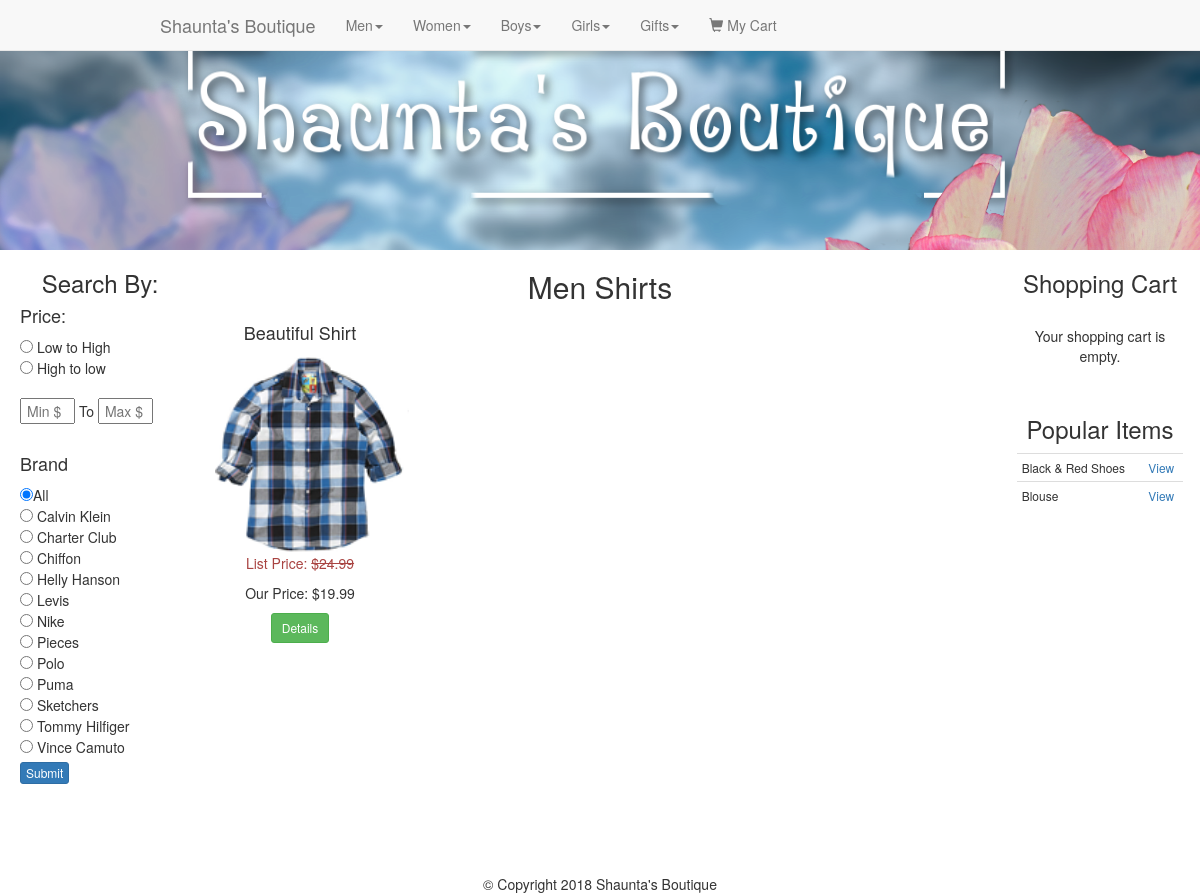
/category.php?cat=5, run on the app's committed database.
### tables this page shows
CREATE TABLE `categories` (
  `id` int(11) NOT NULL,
  `category` varchar(255) NOT NULL,
  `parent` int(11) NOT NULL DEFAULT 0
);

CREATE TABLE `brand` (
  `id` int(11) NOT NULL,
  `brand` varchar(255) NOT NULL
);

CREATE TABLE `products` (
  `id` int(11) NOT NULL,
  `title` varchar(255) NOT NULL,
  `price` decimal(10,2) NOT NULL,
  `list_price` decimal(10,2) NOT NULL,
  `brand` int(11) NOT NULL,
  `categories` varchar(255) NOT NULL,
  `image` text NOT NULL,
  `description` text NOT NULL,
  `featured` tinyint(4) NOT NULL DEFAULT 0,
  `sizes` text NOT NULL,
  `deleted` tinyint(4) NOT NULL DEFAULT 0
);

### helpers/helper.php (called while the page is built, shortened)
<?php
	function sanitize($dirty){
		return htmlentities($dirty, ENT_QUOTES, "UTF-8");
	}
	function get_category($subcat_id){
		global $conn;
		$id = sanitize($subcat_id);
		$sql = "select p.id as 'pid', p.category as 'category', c.id as 'cid', c.category as 'subcategory'
		        from categories c inner join categories p
				on c.parent = p.id
				where c.id = '$id';";
		$query = $conn->query($sql);
        $category = mysqli_fetch_assoc($query);
        return $category;
	}
?>

### category.php (the view)
   <?php
    require_once "core/db.php";
    include "includes/head.php";
	include "includes/navigation.php";
	include "includes/headerpartial.php";
	include "includes/leftbar.php";
	if(isset($_GET["cat"])){
		$cat_id = sanitize($_GET["cat"]);
	}else{
		$cat_id = "";
	}
	$sql = "select * from products where categories = '$cat_id';";
	$productQ = mysqli_query($conn, $sql);
	$category = get_category($cat_id);
?>
<div class="col-md-8">
	<div class="row">
		<h2 class="text-center"><?=$category["category"]." ".$category["subcategory"];?></h2>
		<?php while($data = mysqli_fetch_assoc($productQ)): ?>
		<div class="col-md-3 col-sm-12 col-xs-12 text-center">
			<h4><?php echo $data["title"]; ?></h4>
			<?php $photos = explode(',',$data["image"]); ?>
			<img src="<?php echo $photos[0]; ?>" alt="<?php echo $data["title"]; ?>" class="img-thumb">
			<p class="list-price text-danger">List Price: <s>$<?php echo $data["list_price"]; ?></s></p>
			<p class="price">Our Price: $<?php echo $data["price"]; ?></p>
			<button type="button" class="btn btn-sm btn-success" onclick="detailsmodal(<?php echo $data['id']; ?>)">Details</button>
		</div>
		<?php endwhile; ?>
	</div>
</div>
<?php
    include "includes/rightbar.php";
	include "includes/footer.php";
?>

### includes/navigation.php (shortened to what this page needs)
<?php
    $sql = "select * from categories where parent=0;";
	$result = mysqli_query($conn, $sql);
?>
	<nav class="navbar navbar-default navbar-fixed-top">
	    <div class="container-fluid">
		    <div class="navbar-header">
			  <a class="navbar-brand" href="index.php">Shaunta's Boutique</a>
			</div>
		    <div class="collapse navbar-collapse" id="bs-example-navbar-collapse-1">
				<ul class="nav navbar-nav">
				<?php while($data = mysqli_fetch_assoc($result)): ?>
					<li class="dropdown">
						<a href="#" class="dropdown-toggle" data-toggle="dropdown"><?php echo $data["category"]; ?><span class="caret"></span></a>
					</li>
					<?php endwhile; ?>
					<li><a href="cart.php"><span class="glyphicon glyphicon-shopping-cart"></span> My Cart</a></li>
				</ul>
			</div>
		</div>
	</nav>

### includes/widgets/filters.php (shortened to what this page needs)
<?php
    $price_sort = ((isset($_REQUEST["price_sort"])) ? sanitize($_REQUEST["price_sort"]) : '');
	$min_price = ((isset($_REQUEST["min_price"])) ? sanitize($_REQUEST["min_price"]) : '');
	$max_price = ((isset($_REQUEST["max_price"])) ? sanitize($_REQUEST["max_price"]) : '');
	$b = ((isset($_REQUEST["brand"])) ? sanitize($_REQUEST["brand"]) : '');
	$brandQ = $conn->query("select * from brand order by brand");
?>
<h3>Search By:</h3>
<div class="text-left" style="margin-left:5px;">
	<h4>Price:</h4>
	<form action="search.php" method="post">
		<input type="radio" name="price_sort" value="low"<?=(($price_sort == "low") ? "checked" : '');?>> Low to High<br>
		<input type="radio" name="price_sort" value="high"<?=(($price_sort == "high") ? "checked" : '');?>> High to low<br><br>
		<input type="text" name="min_price" class="price_range" placeholder="Min $" value="<?=$min_price?>"> To
		<input type="text" name="max_price" class="price_range" placeholder="Max $" value="<?=$max_price?>"><br><br>
		<h4>Brand</h4>
		<input type="radio" name="brand" value=""<?=(($b == "") ? "checked" : '');?>>All<br>
		<?php while($brand = mysqli_fetch_assoc($brandQ)): ?>
			<input type="radio" name="brand" value="<?=$brand['id']?>"<?=(($b == $brand["id"]) ? "checked" : "");?>> <?=$brand["brand"];?><br>
		<?php endwhile; ?>
	   <input type="submit" name="submit" class="btn btn-xs btn-primary" style="margin-top:5px;">
	</form>
</div>

### includes/widgets/recent.php
   <h3>Popular Items</h3>
<?php
  $transQ = $conn->query("select * from cart where paid = 1 order by id desc limit 5");
	$results = array();
	$row_count = mysqli_num_rows($transQ);;
	if($row_count > 0){
		while($row = mysqli_fetch_assoc($transQ)){
			$results[] = $row;
		}
	}
	$used_ids = array();
	for($i=0; $i<$row_count; $i++){
		$json_items = $results[$i]["items"];
		$items = json_decode($json_items, true);
		foreach($items as $item){
			if(!in_array($item["id"], $used_ids)){
				$used_ids[] = $item["id"];
			}
		}
	}
?>
<div id="recent-widget">
	<table class="table table-condensed text-left">
	<?php
	    foreach($used_ids as $id):
			$productQ = $conn->query("select * from products where id = '$id';");
			$product = mysqli_fetch_assoc($productQ);
	?>
		<tr>
			<td><?=$product["title"];?></td>
			<td><a class="text-primary" onclick="detailsmodal('<?=$id;?>');">View</a></td>
		</tr>
	<?php endforeach; ?>
	</table>
</div>

### css/main.css (style rules this page uses)
.navbar { margin-bottom: 0px !important; }
.img-thumb { width: auto; height: 200px; }
.table { width: 98%!important; margin: 0 auto!important; }
#cart-widget td, #recent-widget { font-size: 12px; }
input.price_range, price_range { width: 55px; padding-left:5px; }
.navbar>.container-fluid .navbar-brand { margin-left: 130px!important; }

### data on the page
categories: category "Men", categories.category "Shirts"
categories: category "Women"
categories: category "Boys"
categories: category "Girls"
categories: category "Gifts"
brand: brand "Calvin Klein"
brand: brand "Charter Club"
brand: brand "Chiffon"
brand: brand "Helly Hanson"
brand: brand "Levis"
brand: brand "Nike"
brand: brand "Pieces"
brand: brand "Polo"
brand: brand "Puma"
brand: brand "Sketchers"
brand: brand "Tommy Hilfiger"
brand: brand "Vince Camuto"
products: title "Beautiful Shirt", image (picture), list_price "24.99", price "19.99"
products: title "Black & Red Shoes"
products: title "Blouse"
